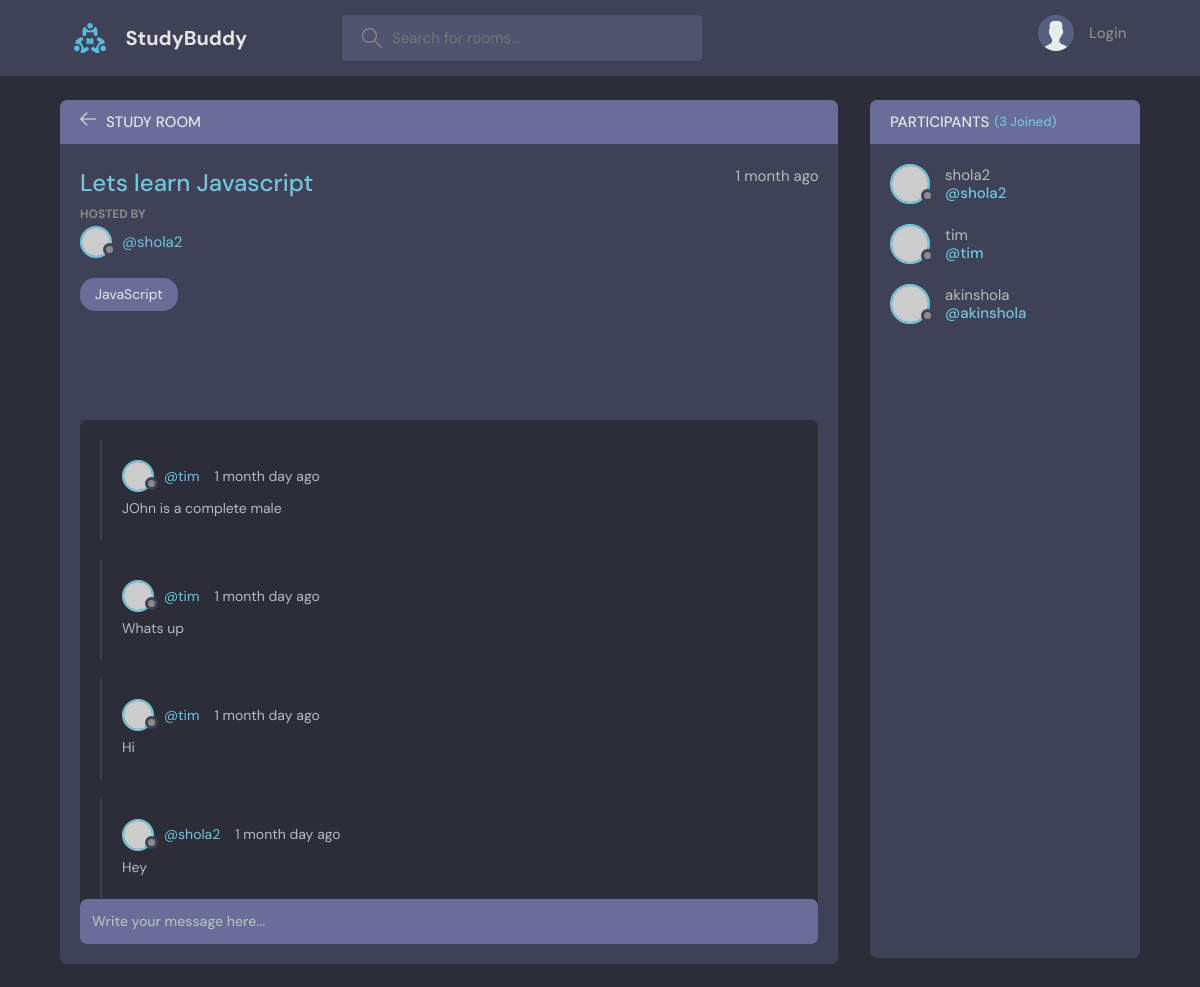
The page /room/1/ on the database its author committed.
### base/models.py (models this page shows, shortened)
class Room(models.Model):
    host = models.ForeignKey(User, on_delete=models.SET_NULL, null=True)
    topic = models.ForeignKey(Topic, on_delete=models.SET_NULL, null=True)
    name = models.CharField(max_length=200)
    description = models.TextField(null=True, blank=True)
    participants = models.ManyToManyField(User, related_name='participants', blank=True)
    updated = models.DateTimeField(auto_now=True) # takes a time show of everytime we add or save to the table/ database
    created = models.DateTimeField(auto_now_add=True) # takes a time shot of the first time it was created
    class Meta:
        ordering = ['-updated', '-created']

class Topic(models.Model):
    name = models.CharField(max_length=200)
    def __str__(self):
        return self.name

class Message(models.Model):
    user = models.ForeignKey(User, on_delete= models.CASCADE)
    room = models.ForeignKey(Room, on_delete=models.CASCADE)
    body = models.TextField()
    updated = models.DateTimeField(auto_now=True) # takes a time show of everytime we add or save to the table/ database
    created = models.DateTimeField(auto_now_add=True) # takes a time shot of the first time it was created
    class Meta:
        ordering = ['-updated', '-created']

### base/views.py (the view)
# urls.py: path('room/<str:pk>/', views.room, name="room"),
def room(request, pk):
    room = Room.objects.get(id=pk)
    room_messages = room.message_set.all()
    participants = room.participants.all()
    if request.method == "POST":
        message = Message.objects.create(
            user=request.user, room=room, body=request.POST.get("body")
        )
        room.participants.add(request.user)
        return redirect("room", pk=room.id)
    context = {
        "room": room,
        "room_messages": room_messages,
        "participants": participants,
    }
    return render(request, "base/room.html", context)

### base/templates/base/room.html (shortened to what this page needs)
{% extends 'main.html' %}
{% block content %}
    <main class="profile-page layout layout--2">
      <div class="container">
        <div class="room">
          <div class="room__top">
            <div class="room__topLeft">
              <a href="{% url 'home' %}">
                <svg version="1.1" xmlns="http://www.w3.org/2000/svg" width="32" height="32" viewBox="0 0 32 32">
                  <title>arrow-left</title>
                  <path
                    d="M13.723 2.286l-13.723 13.714 13.719 13.714 1.616-1.611-10.96-10.96h27.625v-2.286h-27.625l10.965-10.965-1.616-1.607z"
                  ></path>
                </svg>
              </a>
              <h3>Study Room</h3>
            </div>
          </div>
          <div class="room__box scroll">
            <div class="room__header scroll">
              <div class="room__info">
                <h3>{{room.name}}</h3>
                <span>{{room.created | timesince}} ago</span>
              </div>
              <div class="room__hosted">
                <p>Hosted By</p>
                <a href="{% url 'user-profile' room.host.id %}" class="room__author">
                  <div class="avatar avatar--small">
                    <img src="https://randomuser.me/api/portraits/men/37.jpg" />
                  </div>
                  <span>@{{room.host.username}}</span>
                </a>
              </div>
              <span class="room__topics">{{room.topic}}</span>
            </div>
            <div class="room__conversation">
              <div class="threads scroll">
                {% for message in room_messages %}
                <div class="thread">
                  <div class="thread__top">
                    <div class="thread__author">
                      <a href="{% url 'user-profile' message.user.id %}" class="thread__authorInfo">
                        <div class="avatar avatar--small">
                          <img src="https://randomuser.me/api/portraits/men/37.jpg" />
                        </div>
                        <span>@{{message.user.username}}</span>
                      </a>
                      <span class="thread__date">{{message.created | timesince}} day ago</span>
                    </div>
                  </div>
                  <div class="thread__details">
                   {{message.body}}
                  </div>
                </div>
                {% endfor %}
              </div>
            </div>
          </div>
          <div class="room__message">
            <form method="POST" action="">
              <input name="body" placeholder="Write your message here..." />
            </form>
          </div>
        </div>
        <div class="participants">
          <h3 class="participants__top">Participants <span>({{participants.count}} Joined)</span></h3>
          <div class="participants__list scroll">
            {% for user in participants %}
            <a href="{% url 'user-profile' user.id %}" class="participant">
              <div class="avatar avatar--medium">
                <img src="https://randomuser.me/api/portraits/men/37.jpg" />
              </div>
              <p>
                {{user.username}}
                <span>@{{user.username}}</span>
              </p>
             </a>
            {% endfor %}
          </div>
        </div>
      </div>
    </main>
    {% endblock content %}

### rows shown on the page
Room: name "Lets learn Javascript", created "1 month", host.username "shola2", topic "JavaScript"
Message: user.username "tim", created "1 month", body "JOhn is a complete male"
Message: user.username "tim", created "1 month", body "Whats up"
Message: user.username "tim", created "1 month", body "Hi"
Message: user.username "shola2", created "1 month", body "Hey"

### other values the page prints
{{ participants.count }} "3"
{{ user.username }} "shola2"
{{ user.username }} "tim"
{{ user.username }} "akinshola"
